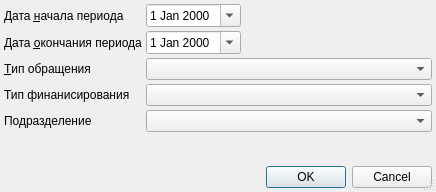
<?xml version="1.0" encoding="UTF-8"?>
<ui version="4.0">
 <class>ReportFeedDistributionSetup</class>
 <widget class="QDialog" name="ReportFeedDistributionSetup">
  <property name="windowModality">
   <enum>Qt::ApplicationModal</enum>
  </property>
  <property name="geometry">
   <rect>
    <x>0</x>
    <y>0</y>
    <width>436</width>
    <height>192</height>
   </rect>
  </property>
  <property name="sizePolicy">
   <sizepolicy hsizetype="Preferred" vsizetype="Maximum">
    <horstretch>0</horstretch>
    <verstretch>0</verstretch>
   </sizepolicy>
  </property>
  <property name="windowTitle">
   <string>параметры отчёта</string>
  </property>
  <property name="sizeGripEnabled">
   <bool>true</bool>
  </property>
  <property name="modal">
   <bool>true</bool>
  </property>
  <layout class="QGridLayout" name="gridLayout">
   <property name="margin">
    <number>4</number>
   </property>
   <property name="spacing">
    <number>4</number>
   </property>
   <item row="0" column="3" colspan="2">
    <spacer>
     <property name="orientation">
      <enum>Qt::Horizontal</enum>
     </property>
     <property name="sizeHint" stdset="0">
      <size>
       <width>61</width>
       <height>20</height>
      </size>
     </property>
    </spacer>
   </item>
   <item row="11" column="0" colspan="5">
    <widget class="QDialogButtonBox" name="buttonBox">
     <property name="orientation">
      <enum>Qt::Horizontal</enum>
     </property>
     <property name="standardButtons">
      <set>QDialogButtonBox::Cancel|QDialogButtonBox::Ok</set>
     </property>
    </widget>
   </item>
   <item row="10" column="0" colspan="5">
    <spacer>
     <property name="orientation">
      <enum>Qt::Vertical</enum>
     </property>
     <property name="sizeHint" stdset="0">
      <size>
       <width>428</width>
       <height>16</height>
      </size>
     </property>
    </spacer>
   </item>
   <item row="7" column="0">
    <widget class="QLabel" name="lblFinance">
     <property name="text">
      <string>Тип финанисирования</string>
     </property>
    </widget>
   </item>
   <item row="7" column="1" colspan="4">
    <widget class="CRBComboBox" name="cmbFinance"/>
   </item>
   <item row="0" column="1" colspan="2">
    <widget class="CDateEdit" name="edtBegDate">
     <property name="sizePolicy">
      <sizepolicy hsizetype="Maximum" vsizetype="Fixed">
       <horstretch>0</horstretch>
       <verstretch>0</verstretch>
      </sizepolicy>
     </property>
     <property name="calendarPopup">
      <bool>true</bool>
     </property>
    </widget>
   </item>
   <item row="2" column="0">
    <widget class="QLabel" name="lblEventType">
     <property name="text">
      <string>&amp;Тип обращения</string>
     </property>
     <property name="buddy">
      <cstring>cmbEventType</cstring>
     </property>
    </widget>
   </item>
   <item row="1" column="3" colspan="2">
    <spacer>
     <property name="orientation">
      <enum>Qt::Horizontal</enum>
     </property>
     <property name="sizeHint" stdset="0">
      <size>
       <width>61</width>
       <height>20</height>
      </size>
     </property>
    </spacer>
   </item>
   <item row="2" column="1" colspan="4">
    <widget class="CRBComboBox" name="cmbEventType"/>
   </item>
   <item row="1" column="1" colspan="2">
    <widget class="CDateEdit" name="edtEndDate">
     <property name="sizePolicy">
      <sizepolicy hsizetype="Maximum" vsizetype="Fixed">
       <horstretch>0</horstretch>
       <verstretch>0</verstretch>
      </sizepolicy>
     </property>
     <property name="calendarPopup">
      <bool>true</bool>
     </property>
    </widget>
   </item>
   <item row="0" column="0">
    <widget class="QLabel" name="lblBegDate">
     <property name="text">
      <string>Дата &amp;начала периода</string>
     </property>
     <property name="buddy">
      <cstring>edtBegDate</cstring>
     </property>
    </widget>
   </item>
   <item row="1" column="0">
    <widget class="QLabel" name="lblEndDate">
     <property name="text">
      <string>Дата &amp;окончания периода</string>
     </property>
     <property name="buddy">
      <cstring>edtEndDate</cstring>
     </property>
    </widget>
   </item>
   <item row="8" column="0">
    <widget class="QLabel" name="lblOrgStructure">
     <property name="text">
      <string>Подразделение</string>
     </property>
    </widget>
   </item>
   <item row="8" column="1" colspan="4">
    <widget class="COrgStructureComboBox" name="cmbOrgStructure"/>
   </item>
  </layout>
 </widget>
 <customwidgets>
  <customwidget>
   <class>CDateEdit</class>
   <extends>QDateEdit</extends>
   <header>library/DateEdit.h</header>
  </customwidget>
  <customwidget>
   <class>CRBComboBox</class>
   <extends>QComboBox</extends>
   <header>library/crbcombobox.h</header>
  </customwidget>
  <customwidget>
   <class>COrgStructureComboBox</class>
   <extends>QComboBox</extends>
   <header>Orgs/OrgStructComboBoxes</header>
  </customwidget>
 </customwidgets>
 <tabstops>
  <tabstop>edtBegDate</tabstop>
  <tabstop>edtEndDate</tabstop>
  <tabstop>cmbEventType</tabstop>
  <tabstop>cmbFinance</tabstop>
  <tabstop>buttonBox</tabstop>
 </tabstops>
 <resources/>
 <connections>
  <connection>
   <sender>buttonBox</sender>
   <signal>accepted()</signal>
   <receiver>ReportFeedDistributionSetup</receiver>
   <slot>accept()</slot>
   <hints>
    <hint type="sourcelabel">
     <x>124</x>
     <y>743</y>
    </hint>
    <hint type="destinationlabel">
     <x>70</x>
     <y>270</y>
    </hint>
   </hints>
  </connection>
  <connection>
   <sender>buttonBox</sender>
   <signal>rejected()</signal>
   <receiver>ReportFeedDistributionSetup</receiver>
   <slot>reject()</slot>
   <hints>
    <hint type="sourcelabel">
     <x>237</x>
     <y>743</y>
    </hint>
    <hint type="destinationlabel">
     <x>279</x>
     <y>272</y>
    </hint>
   </hints>
  </connection>
 </connections>
</ui>
